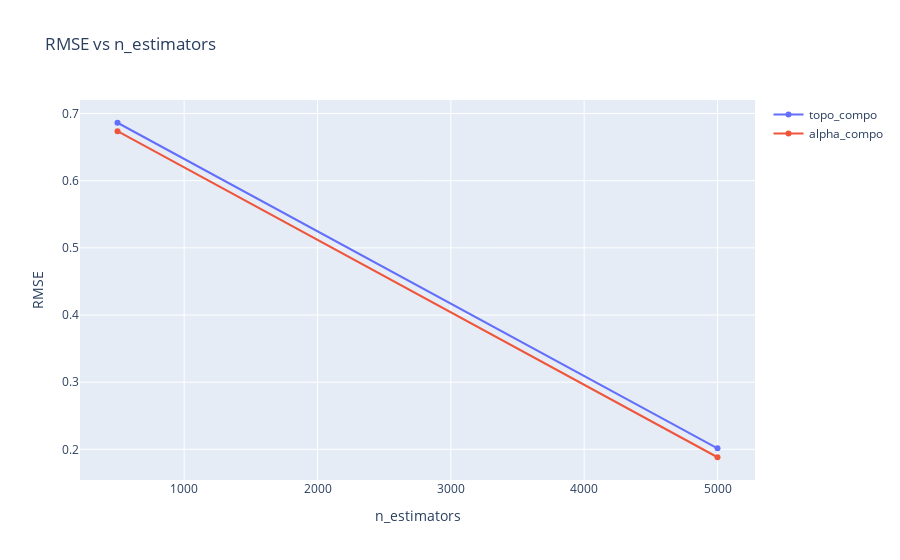

Notebook code cell kept with this figure:
### Code cell
import plotly.graph_objects as go

fig = go.Figure()

fig.add_trace(go.Scatter(x=[500, 5000], y=[t500["rmse"], t5000["rmse"]], mode='lines+markers', name='topo_compo'))
fig.add_trace(go.Scatter(x=[500, 5000], y=[t500_a["rmse"], t5000_a["rmse"]], mode='lines+markers', name='alpha_compo'))
fig.update_layout(title='RMSE vs n_estimators', xaxis_title='n_estimators', yaxis_title='RMSE')

### Figure 1 — Plotly figure (JSON) as saved in the notebook; plotly's stock layout.template omitted (floating-point values rounded to 4 significant figures)
{"data": [{"mode": "lines+markers", "name": "topo_compo", "type": "scatter", "x": [500, 5000], "y": [0.6862, 0.2015]}, {"mode": "lines+markers", "name": "alpha_compo", "type": "scatter", "x": [500, 5000], "y": [0.6737, 0.1882]}], "layout": {"title": {"text": "RMSE vs n_estimators"}, "xaxis": {"title": {"text": "n_estimators"}}, "yaxis": {"title": {"text": "RMSE"}}}}
